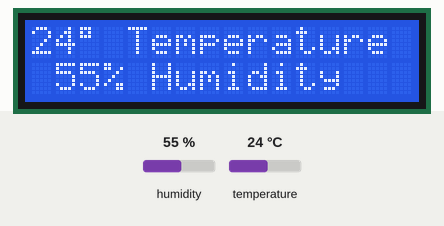
This sketch was run on a simulated Arduino Uno, built with avr-gcc and run on an emulated ATmega328P. On the bench: 16×2 character LCD. The inputs (shaded band) are chosen by the test bench; at power-on: humidity 55 %, temperature 24 °C. What the sketch prints to the serial monitor is not drawn.

Above: at 4.2 s.
4.3 s: humidity set to 22 %
At 6.6 s:
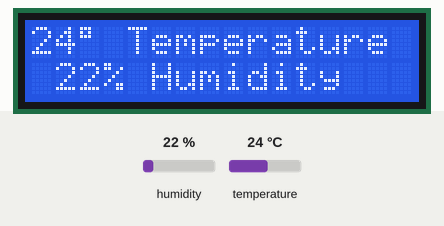
6.9 s: temperature set to 12 °C
At 8.9 s:
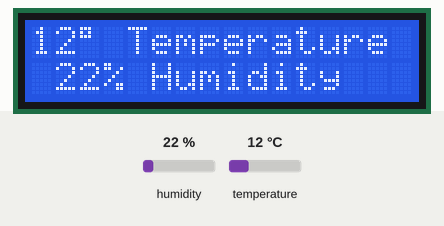
9.2 s: humidity set to 40 %
At 10.9 s:
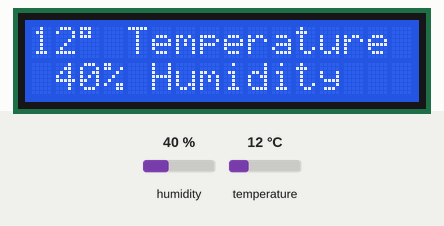
11.5 s: temperature set to 19 °C
At 13.0 s:
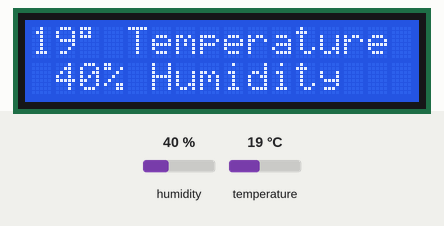
Timing chart, 0 to 14.5 s (numbered marks = the images above; inputs shaded):
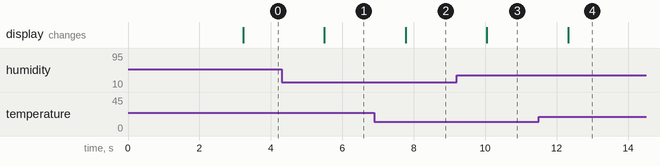

Measured:
- after the input at 4.3 s, the display: changes after 1.2 s (image 1)
- after the input at 6.9 s, the display: changes after 0.87 s (image 2)
- after the input at 9.2 s, the display: changes after 0.85 s (image 3)
- after the input at 11.5 s, the display: changes after 0.82 s (image 4)

The sketch:

DHT11_LCD_I2C.ino
```cpp
#include <SimpleDHT.h>
# include <Wire.h>
# include <LiquidCrystal_I2C.h>
// https://github.com/johnrickman/LiquidCrystal_I2C
LiquidCrystal_I2C lcd(0x27, 16,2); // set the LCD address to 0x27 for a 16 chars and 2 line display

// for DHT11,
//      VCC: 5V or 3V
//      GND: GNDc:\
//      DATA: 2
int pinDHT11 = 2;
SimpleDHT11 dht11;
char lcd_temperature_text[256];
char lcd_humidity_text[256];

void setup() {
  Serial.begin(9600);
  lcd.init();                     // initialize the lcd
  lcd.backlight();
  lcd_print_th("   Hello,", "  Kvaga!!!");
  delay(3000);
}

void lcd_print_th(const char* row1, const char* row2){
  lcd.setCursor(0,0);
  lcd.print(row1);
  lcd.setCursor(1,1);
  lcd.print(row2);
}

void loop() {
  // start working...
  Serial.println("=================================");
  Serial.println("Sample DHT11...");

  // read with raw sample data.
  byte temperature = 0;
  byte humidity = 0;
  byte data[40] = {0};

  if (dht11.read(pinDHT11, &temperature, &humidity, data)) {
    Serial.print("Read DHT11 failed");
    return;
  }

  Serial.print("Sample RAW Bits: ");
  for (int i = 0; i < 40; i++) {
    Serial.print((int)data[i]);
    if (i > 0 && ((i + 1) % 4) == 0) {
      Serial.print(' ');
    }
  }
  Serial.println("");

  Serial.print("Sample OK: ");
  Serial.print((int)temperature); Serial.print(" *C, ");
  Serial.print((int)humidity); Serial.println(" %");

  sprintf(lcd_temperature_text, "%d\xDF Temperature", (int)temperature);
  sprintf(lcd_humidity_text, "%d%% Humidity",(int)humidity);
  Serial.print(lcd_temperature_text);
  Serial.print(lcd_humidity_text);
  lcd_print_th(lcd_temperature_text,lcd_humidity_text);

  // DHT11 sampling rate is 1HZ.
  delay(1000);
}
```
